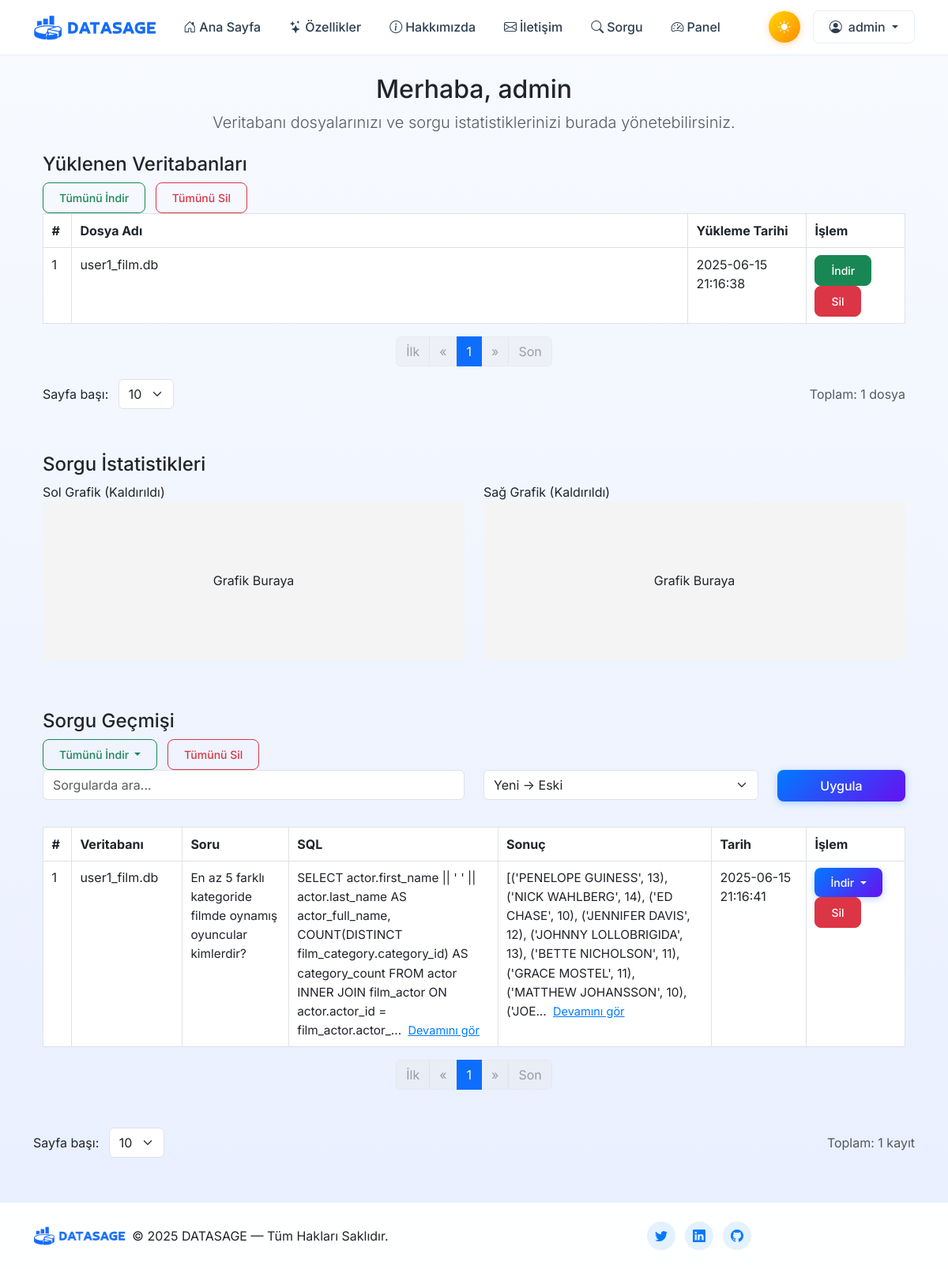
The app's page /dashboard (signed in) with its own data.
### tables this page shows
CREATE TABLE db_uploads (
        id INTEGER PRIMARY KEY AUTOINCREMENT,
        user_id INTEGER,
        filename TEXT,
        uploaded_at DATETIME DEFAULT CURRENT_TIMESTAMP,
        FOREIGN KEY (user_id) REFERENCES users(id)
    );

CREATE TABLE query_history (
        id INTEGER PRIMARY KEY AUTOINCREMENT,
        user_id INTEGER,
        question TEXT,
        sql_query TEXT,
        result TEXT,
        columns TEXT,         -- EKLENDİ!
        db_filename TEXT,     -- YENİ: Sorgunun çalıştığı veritabanı dosya adı
        timestamp DATETIME DEFAULT CURRENT_TIMESTAMP,
        FOREIGN KEY (user_id) REFERENCES users(id)
    );

### app.py (the view)
@app.route("/dashboard")
@login_required
def dashboard():
    user_id = session["user_id"]
    query_filter = request.args.get("query_filter", "")
    sort_order = request.args.get("sort_order", "desc").lower()
    try:
        page = int(request.args.get("page", 1))
        per_page = int(request.args.get("per_page", 10))
        if per_page not in [10, 15, 20]:
            per_page = 10
    except:
        page = 1
        per_page = 10
    try:
        uploads_page = int(request.args.get("uploads_page", 1))
        uploads_per_page = int(request.args.get("uploads_per_page", 10))
        if uploads_per_page not in [10, 15, 20]:
            uploads_per_page = 10
    except:
        uploads_page = 1
        uploads_per_page = 10
    if sort_order not in ["asc", "desc"]:
        sort_order = "desc"
    conn = sqlite3.connect("database.sqlite")
    conn.row_factory = sqlite3.Row
    uploads_count = conn.execute(
        "SELECT COUNT(*) FROM db_uploads WHERE user_id = ?", (user_id,)
    ).fetchone()[0]
    uploads_offset = (uploads_page - 1) * uploads_per_page
    uploads_total_pages = (uploads_count + uploads_per_page - 1) // uploads_per_page
    uploads = conn.execute("""
        SELECT * FROM db_uploads
        WHERE user_id = ?
        ORDER BY uploaded_at DESC
        LIMIT ? OFFSET ?
    """, (user_id, uploads_per_page, uploads_offset)).fetchall()
    uploads_start_page = max(1, uploads_page - 2)
    uploads_end_page = min(uploads_page + 2, uploads_total_pages)
    history_query = "SELECT * FROM query_history WHERE user_id = ?"
    params = [user_id]
    if query_filter:
        history_query += " AND LOWER(question) LIKE ?"
        params.append(f"%{query_filter.lower()}%")
    history_query += f" ORDER BY timestamp {sort_order.upper()}"
    count_query = "SELECT COUNT(*) FROM query_history WHERE user_id = ?"
    count_params = [user_id]
    if query_filter:
        count_query += " AND LOWER(question) LIKE ?"
        count_params.append(f"%{query_filter.lower()}%")
    total_queries = conn.execute(count_query, count_params).fetchone()[0]
    offset = (page - 1) * per_page
    history_query += " LIMIT ? OFFSET ?"
    params.extend([per_page, offset])
    history = conn.execute(history_query, params).fetchall()
    indexed_history = list(enumerate(history, offset + 1))
    total_pages = (total_queries + per_page - 1) // per_page  # yukarı yuvarlama
    start_page = max(1, page - 2)
    end_page = min(page + 2, total_pages)
    conn.close()
    return render_template(
        "dashboard.html",
        uploads=uploads,
        uploads_page=uploads_page,
        uploads_per_page=uploads_per_page,
        uploads_count=uploads_count,
        uploads_total_pages=uploads_total_pages,
        uploads_start_page=uploads_start_page,
        uploads_end_page=uploads_end_page,
        history=indexed_history,
        page=page,
        per_page=per_page,
        total_queries=total_queries,
        total_pages=total_pages,
        start_page=start_page,
        end_page=end_page,
    )

### app.py (called while the page is built)
def login_required(view_func):
    @wraps(view_func)
    def wrapped_view(**kwargs):
        if "user_id" not in session:
            flash("Bu sayfayı görüntülemek için giriş yapmalısınız.", "warning")
            return redirect(url_for("auth.login"))
        return view_func(**kwargs)
    return wrapped_view

### templates/dashboard.html (shortened to what this page needs)
{% extends "base.html" %}
{% block content %}
<section>
  <div class="container">
    <div class="text-center mb-4">
      <h2>Merhaba, {{ session.username }}</h2>
      <p class="lead text-muted">Veritabanı dosyalarınızı ve sorgu istatistiklerinizi burada yönetebilirsiniz.</p>
    </div>
    <div class="mb-5">
      <h4>Yüklenen Veritabanları</h4>
       <div>
          <a href="{{ url_for('download_all_dbs') }}" class="btn btn-sm btn-outline-success me-2" {% if uploads|length == 0 %}disabled{% endif %}>
            Tümünü İndir
          </a>
          <a href="{{ url_for('delete_all_uploads') }}" class="btn btn-sm btn-outline-danger"
            onclick="return confirm('Tüm veritabanlarını silmek istediğinize emin misiniz?')" {% if uploads|length == 0 %}disabled{% endif %}>
            Tümünü Sil
          </a>
        </div>
      <div class="table-responsive">
        <table class="table table-bordered table-sm align-middle">
          <thead>
            <tr>
              <th style="width: 36px;">#</th>
              <th style="max-width: 180px; min-width: 100px;">Dosya Adı</th>
              <th style="width: 150px;">Yükleme Tarihi</th>
              <th style="width: 125px;">İşlem</th>
            </tr>
          </thead>
          <tbody>
            {% for db in uploads %}
            <tr>
              <td>{{ loop.index }}</td>
              <td style="overflow-wrap:anywhere;">{{ db.filename }}</td>
              <td>{{ db.uploaded_at }}</td>
              <td>
                <a href="{{ url_for('download_db', filename=db.filename) }}" class="btn btn-sm btn-success">İndir</a>
                <a href="{{ url_for('delete_upload', upload_id=db.id) }}" class="btn btn-sm btn-danger" onclick="return confirm('Bu dosyayı silmek istediğinize emin misiniz?')">Sil</a>
              </td>
            </tr>
            {% else %}
            <tr>
              <td colspan="4" class="text-center">Henüz veritabanı yüklenmemiş.</td>
            </tr>
            {% endfor %}
          </tbody>
        </table>
           <nav aria-label="Veritabanı dosyaları sayfalama">
      <ul class="pagination justify-content-center">
        <li class="page-item {% if uploads_page == 1 %}disabled{% endif %}">
          <a class="page-link" href="?uploads_page=1&uploads_per_page={{ uploads_per_page }}">İlk</a>
        </li>
        <li class="page-item {% if uploads_page == 1 %}disabled{% endif %}">
          <a class="page-link" href="?uploads_page={{ uploads_page-1 }}&uploads_per_page={{ uploads_per_page }}">«</a>
        </li>
        {% for p in range(uploads_start_page, uploads_end_page+1) %}
          <li class="page-item {% if p == uploads_page %}active{% endif %}">
            <a class="page-link" href="?uploads_page={{ p }}&uploads_per_page={{ uploads_per_page }}">{{ p }}</a>
          </li>
        {% endfor %}
        <li class="page-item {% if uploads_page == uploads_total_pages %}disabled{% endif %}">
          <a class="page-link" href="?uploads_page={{ uploads_page+1 }}&uploads_per_page={{ uploads_per_page }}">»</a>
        </li>
        <li class="page-item {% if uploads_page == uploads_total_pages %}disabled{% endif %}">
          <a class="page-link" href="?uploads_page={{ uploads_total_pages }}&uploads_per_page={{ uploads_per_page }}">Son</a>
        </li>
      </ul>
    </nav>
    <div class="d-flex justify-content-between align-items-center mb-2">
      <form method="get" class="d-inline-block">
        <label for="uploads_per_page" class="me-2">Sayfa başı:</label>
        <select name="uploads_per_page" id="uploads_per_page" onchange="this.form.submit()" class="form-select d-inline-block w-auto">
          <option value="10" {% if uploads_per_page == 10 %}selected{% endif %}>10</option>
        </select>
      </form>
      <span class="text-muted">Toplam: {{ uploads_count }} dosya</span>
    </div>
      </div>
    </div>
    <div class="mb-5">
      <h4>Sorgu İstatistikleri</h4>
      <div class="row">
        <div class="col-md-6 mb-3">
          <div>
            <label>Sol Grafik (Kaldırıldı)</label>
            <div style="height: 200px; background: #f4f4f4; display: flex; align-items: center; justify-content: center;">Grafik Buraya</div>
          </div>
        </div>
        <div class="col-md-6 mb-3">
          <div>
            <label>Sağ Grafik (Kaldırıldı)</label>
            <div style="height: 200px; background: #f4f4f4; display: flex; align-items: center; justify-content: center;">Grafik Buraya</div>
          </div>
        </div>
      </div>
    </div>
    <div class="mb-5">
      <h4>Sorgu Geçmişi</h4>
      <div class="dropdown d-inline-block me-2">
          <button class="btn btn-sm btn-outline-success dropdown-toggle" type="button" data-bs-toggle="dropdown" aria-expanded="false" {% if total_queries == 0 %}disabled{% endif %}>
            Tümünü İndir
          </button>
        </div>
        <a href="{{ url_for('delete_all_queries') }}" class="btn btn-sm btn-outline-danger"
          onclick="return confirm('Tüm sorguları silmek istediğinize emin misiniz?')" {% if total_queries == 0 %}disabled{% endif %}>
          Tümünü Sil
        </a>
      <div class="mb-4">
        <form method="get" class="row">
          <div class="col-md-6 mb-2">
            <input type="text" class="form-control" name="query_filter" placeholder="Sorgularda ara..." value="{{ request.args.get('query_filter', '') }}">
          </div>
          <div class="col-md-4 mb-2">
            <select name="sort_order" class="form-select">
              <option value="desc" {% if request.args.get('sort_order', 'desc') == 'desc' %}selected{% endif %}>Yeni → Eski</option>
            </select>
          </div>
          <div class="col-md-2 mb-2">
            <button class="btn btn-primary w-100" type="submit">Uygula</button>
          </div>
        </form>
      </div>
      <div class="table-responsive">
          <table class="table table-bordered table-sm align-middle">
            <thead>
              <tr>
                <th style="width: 36px;">#</th>
                <th style="width:140px;">Veritabanı</th>
                <th style="max-width: 180px; min-width: 100px;">Soru</th>
                <th style="max-width: 220px; min-width: 120px;">SQL</th>
                <th style="max-width: 240px; min-width: 120px;">Sonuç</th>
                <th style="width: 120px;">Tarih</th>
                <th style="width: 125px;">İşlem</th>
              </tr>
            </thead>
            <tbody>
              {% for index, q in history %}
              <tr>
                <td>{{ index }}</td>
                <td style="overflow-wrap:anywhere; vertical-align:top;">
                  {{ q.db_filename or "Bilinmiyor" }}
                </td>
                <td style="overflow-wrap:anywhere; vertical-align:top;">
                  <div class="question-short">
                    {{ q.question[:110] }}{% if q.question|length > 110 %}...{% endif %}
                  </div>
                </td>
                <td style="overflow-wrap:anywhere; vertical-align:top;">
                  <span class="sql-short">
                    {{ q.sql_query[:200] }}{% if q.sql_query|length > 200 %}...{% endif %}
                  </span>{% if q.sql_query|length > 200 %}
                    <a href="#" class="show-more-link" onclick="toggleShowMoreGeneric(this, 'sql'); return false;">Devamını gör</a>
                  {% endif %}
                </td>
                <td style="overflow-wrap:anywhere; vertical-align:top;">
                  <span class="result-short">
                    {{ q.result[:200] }}{% if q.result|length > 200 %}...{% endif %}
                  </span>{% if q.result|length > 200 %}
                    <a href="#" class="show-more-link" onclick="toggleShowMoreGeneric(this, 'result'); return false;">Devamını gör</a>
                  {% endif %}
                </td>
                <td>{{ q.timestamp }}</td>
                <td>
                  <div class="dropdown">
                    <button class="btn btn-sm btn-primary dropdown-toggle" type="button" data-bs-toggle="dropdown" aria-expanded="false">
                      İndir
                    </button>
                    <a href="{{ url_for('delete_query', query_id=q.id) }}" class="btn btn-sm btn-danger"
                      onclick="return confirm('Bu sorguyu silmek istediğinize emin misiniz?')">Sil</a>
                  </div>
                </td>
              </tr>
              {% else %}
              <tr>
                <td colspan="7" class="text-center">Henüz sorgu yok.</td>
              </tr>
              {% endfor %}
            </tbody>
          </table>
        </div>
       <nav aria-label="Sorgu geçmişi sayfalama">
          <ul class="pagination justify-content-center">
            <li class="page-item {% if page == 1 %}disabled{% endif %}">
              <a class="page-link" href="?page=1&per_page={{ per_page }}&query_filter={{ request.args.get('query_filter','') }}&sort_order={{ request.args.get('sort_order','desc') }}">İlk</a>
            </li>
            <li class="page-item {% if page == 1 %}disabled{% endif %}">
              <a class="page-link" href="?page={{ page-1 }}&per_page={{ per_page }}&query_filter={{ request.args.get('query_filter','') }}&sort_order={{ request.args.get('sort_order','desc') }}">«</a>
            </li>
            {% for p in range(start_page, end_page+1) %}
              <li class="page-item {% if p == page %}active{% endif %}">
                <a class="page-link" href="?page={{ p }}&per_page={{ per_page }}&query_filter={{ request.args.get('query_filter','') }}&sort_order={{ request.args.get('sort_order','desc') }}">{{ p }}</a>
              </li>
            {% endfor %}
            <li class="page-item {% if page == total_pages %}disabled{% endif %}">
              <a class="page-link" href="?page={{ page+1 }}&per_page={{ per_page }}&query_filter={{ request.args.get('query_filter','') }}&sort_order={{ request.args.get('sort_order','desc') }}">»</a>
            </li>
            <li class="page-item {% if page == total_pages %}disabled{% endif %}">
              <a class="page-link" href="?page={{ total_pages }}&per_page={{ per_page }}&query_filter={{ request.args.get('query_filter','') }}&sort_order={{ request.args.get('sort_order','desc') }}">Son</a>
            </li>
          </ul>
        </nav>
      </div>
    </div>
    <div class="d-flex justify-content-between align-items-center mb-2">
  <div>
      <form method="get" class="d-inline-block">
        <label for="per_page" class="me-2">Sayfa başı:</label>
        <select name="per_page" id="per_page" onchange="this.form.submit()" class="form-select d-inline-block w-auto">
          <option value="10" {% if per_page == 10 %}selected{% endif %}>10</option>
        </select>
      </form>
    </div>
    <div>
      <span class="text-muted">Toplam: {{ total_queries }} kayıt</span>
    </div>
  </div>
  </div>
{% endblock %}

### templates/dashboard.html (style rules this page uses)
.show-more-link { color: #007bff; font-size: 0.91rem; cursor: pointer; margin-left: 4px; padding-left: 0; display: inline; }
.question-short, .sql-short, .result-short, .question-full, .sql-full, .result-full { overflow-wrap: anywhere; word-break: break-word; background: none !important; border: none !important; color: #20232a !important; padding: 0 !important; font-size: 0.96em; display: inline; }
td, th { vertical-align: top; }
.table td, .table th { padding: 0.55rem 0.65rem; }
.table-responsive { margin-bottom: 0; }
.pagination .page-item.disabled .page-link { pointer-events: none; opacity: 0.55; }
.pagination .page-item.active .page-link { background: #0d6efd; border-color: #0d6efd; color: #fff; }

### templates/base.html (style rules this page uses)
:root { --primary-color: #007bff; --secondary-color: #6610f2; --accent-color: #2c3e50; --text-muted: #6c757d; --light-bg: #f8fafe; --border-color: rgba(0, 123, 255, 0.1); --shadow: rgba(0, 0, 0, 0.1); --success-color: #28a745; --border-light: #e9ecef; --input-bg: #f8f9fa; --dark-bg: #15171d; --dark-surface: #1e2329; --dark-border: #2d3748; --dark-text: #f4f7fa; --dark-muted: #a9b5c7; --transition: all 0.3s ease; }
* { transition: var(--transition); }
body { font-family: 'Inter', -apple-system, BlinkMacSystemFont, 'Segoe UI', sans-serif; padding-top: 70px; background: linear-gradient(180deg, var(--light-bg) 0%, #e8efff 100%); min-height: 100vh; display: flex; flex-direction: column; }
.btn { font-weight: 500; border-radius: 8px; padding: 8px 20px; transition: var(--transition); }
.btn-primary { background: linear-gradient(135deg, var(--primary-color), var(--secondary-color)); border: none; box-shadow: 0 2px 10px rgba(0, 123, 255, 0.3); }

### records on screen
db_uploads: filename "user1_film.db", uploaded_at "2025-06-15 21:16:38"
query_history: index "1", db_filename "user1_film.db", question "En az 5 farklı kategoride filmde oynamış oyuncular kimlerdir?", sql_query "SELECT actor.first_name || ' ' || actor.last_name AS actor_full_name, COUNT(DISTINCT film_category.category_id) AS category_count FROM actor INNER JOIN film_actor ON actor.actor_id = film_actor.actor_", result "[('PENELOPE GUINESS', 13), ('NICK WAHLBERG', 14), ('ED CHASE', 10), ('JENNIFER DAVIS', 12), ('JOHNNY LOLLOBRIGIDA', 13), ('BETTE NICHOLSON', 11), ('GRACE MOSTEL', 11), ('MATTHEW JOHANSSON', 10), ('JOE", timestamp "2025-06-15 21:16:41"

### other values on screen
{{ session.username }} "admin"
{{ p }} "1"
{{ uploads_count }} "1"
{{ total_queries }} "1"
